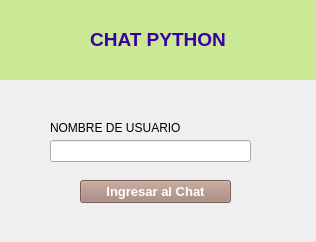
<?xml version="1.0" encoding="UTF-8"?>
<ui version="4.0">
 <class>loginForm</class>
 <widget class="QWidget" name="loginForm">
  <property name="geometry">
   <rect>
    <x>0</x>
    <y>0</y>
    <width>316</width>
    <height>242</height>
   </rect>
  </property>
  <property name="windowTitle">
   <string>Form</string>
  </property>
  <widget class="QFrame" name="frame">
   <property name="geometry">
    <rect>
     <x>0</x>
     <y>0</y>
     <width>316</width>
     <height>80</height>
    </rect>
   </property>
   <property name="styleSheet">
    <string notr="true">background-color: #CBE896</string>
   </property>
   <property name="frameShape">
    <enum>QFrame::StyledPanel</enum>
   </property>
   <property name="frameShadow">
    <enum>QFrame::Raised</enum>
   </property>
   <widget class="QLabel" name="label">
    <property name="geometry">
     <rect>
      <x>0</x>
      <y>0</y>
      <width>316</width>
      <height>80</height>
     </rect>
    </property>
    <property name="styleSheet">
     <string notr="true">color: white;</string>
    </property>
    <property name="text">
     <string>&lt;html&gt;&lt;head/&gt;&lt;body&gt;&lt;p align=&quot;center&quot;&gt;&lt;span style=&quot; font-size:14pt; font-weight:600; color:#3b00a1;&quot;&gt;CHAT PYTHON&lt;/span&gt;&lt;/p&gt;&lt;/body&gt;&lt;/html&gt;</string>
    </property>
   </widget>
  </widget>
  <widget class="QLabel" name="label_2">
   <property name="geometry">
    <rect>
     <x>50</x>
     <y>120</y>
     <width>131</width>
     <height>16</height>
    </rect>
   </property>
   <property name="text">
    <string>NOMBRE DE USUARIO</string>
   </property>
  </widget>
  <widget class="QLineEdit" name="usernameLineEdit">
   <property name="geometry">
    <rect>
     <x>50</x>
     <y>140</y>
     <width>201</width>
     <height>22</height>
    </rect>
   </property>
  </widget>
  <widget class="QPushButton" name="joinButton">
   <property name="geometry">
    <rect>
     <x>80</x>
     <y>180</y>
     <width>151</width>
     <height>23</height>
    </rect>
   </property>
   <property name="font">
    <font>
     <pointsize>10</pointsize>
     <weight>75</weight>
     <bold>true</bold>
    </font>
   </property>
   <property name="styleSheet">
    <string notr="true">color: white;
background-color: #A18276</string>
   </property>
   <property name="text">
    <string>Ingresar al Chat</string>
   </property>
  </widget>
 </widget>
 <resources/>
 <connections/>
</ui>
